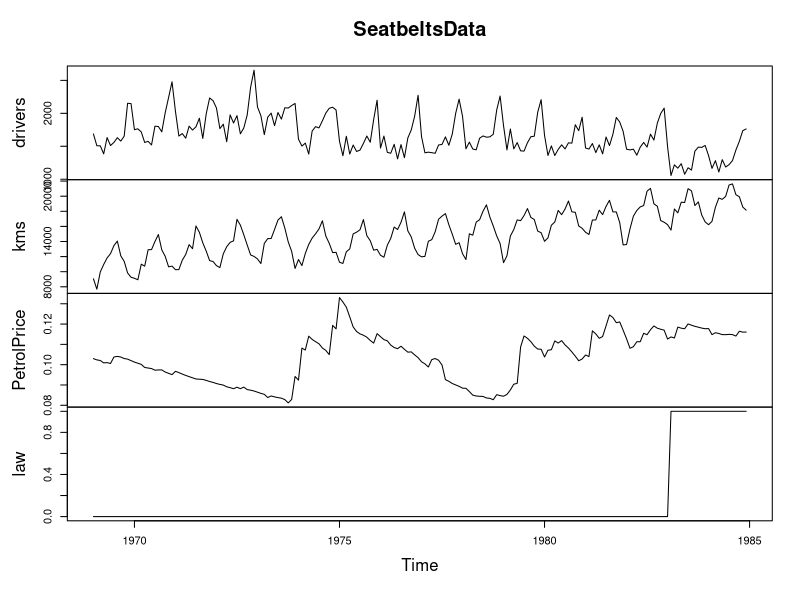

R code for this plot: (Note: this script raises an error after producing the figure.)
## ---- chunk 1
SeatbeltsData <- Seatbelts[,c("drivers","kms","PetrolPrice","law")]
## ---- chunk 2
plot(SeatbeltsData)
## ---- chunk 3
adamETSMNMSeat <- adam(SeatbeltsData[,"drivers"], "MNM",
                       h=12, holdout=TRUE)
forecast(adamETSMNMSeat, h=12, interval="prediction") |>
    plot()
## ---- chunk 4
adamETSMNMSeat
## ---- chunk 5
spread(SeatbeltsData)
## ---- chunk 6
adamETSXMNMSeat <- adam(SeatbeltsData, "MNM", h=12, holdout=TRUE,
                        formula=drivers~log(kms)+log(PetrolPrice)+law)
## ---- chunk 7
forecast(adamETSXMNMSeat, h=12, interval="prediction") |>
    plot()
## ---- chunk 8
adamETSXMNMSeat
## ---- chunk 9
adamETSXMNMDSeat
## ---- chunk 10
round(adamETSXMNMDSeat$persistence,4)
## ---- chunk 11
adamETSXMNMDSeat$initial$xreg
